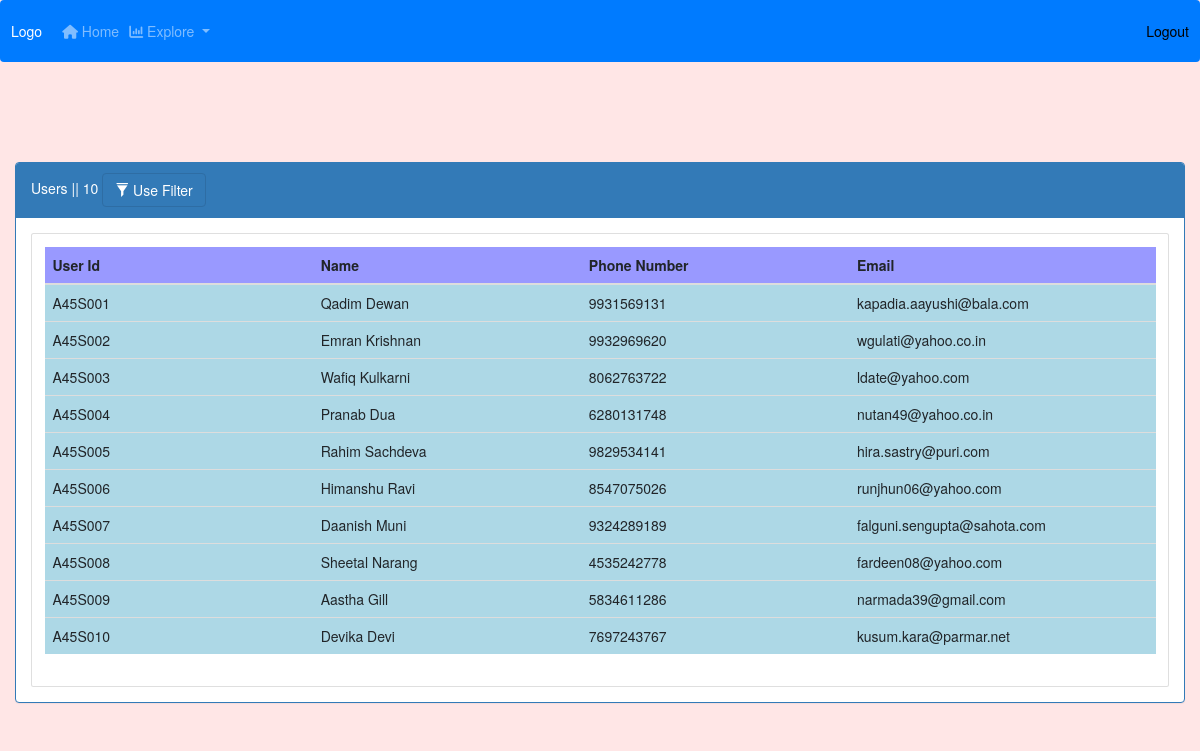
The page /dashboard/users/ (signed in) on the database its author committed.
### assignment/models.py (models this page shows, shortened)
class User(models.Model):
    user_id = models.CharField(max_length=10, unique=True)
    first_name = models.CharField(max_length=25)
    last_name = models.CharField(max_length=25)
    phone = models.BigIntegerField(unique=True, db_index=True)
    email = models.EmailField(max_length=255, db_index=True, null=True, blank=True)

### assignment/decorators.py (the view)
    def wrap(request, *args, **kwargs):
        if request.user.is_superuser:
            return function(request, *args, **kwargs)
        else:
            raise PermissionDenied

### assignment/helper.py (called while the page is built)
def get_user_listing_serialized_data(users):
    user_json = users.values('id', 'first_name', 'last_name', 'user_id', 'phone', 'email')
    for each_user in user_json:
        each_user['user_name'] = each_user['first_name'] + " " + each_user['last_name']
    return list(user_json)

### assignment/views.py (called while the page is built)
@validate_permissions(login_required(login_url='login'), dashboard_admin_request)
def get_user_list_page(request):
    users = User.objects.all()
    my_filter = UserFilter(request.GET, users)
    context = {
        'myFilter': my_filter,
        'users': get_user_listing_serialized_data(my_filter.qs)
    }
    return render(request, 'assignment/get_user_listing_page.html', context)

### templates/assignment/get_user_listing_page.html (shortened to what this page needs)
{% extends 'assignment/main.html' %}
{% load crispy_forms_tags %}
{% block content %}
<br><br><br>
<link rel="stylesheet" href="https://cdn.datatables.net/1.10.22/css/jquery.dataTables.min.css"/>
<br>
<div class="row">
    <div class="col-lg-12">
       <div class="panel panel-primary">
           <div class="panel-heading">Users || {{users|length}}
               <button onclick="return apply_ticket_filter()" class="btn btn-primary">
                    <span class="glyphicon glyphicon-filter"></span> Use Filter</button>
           </div>
           <div class="panel-body">
               <div class="table-responsive">
                   <div class="row">
                       <div class="col-md-12">
                           <div class="card card-body">
                               <table class="table table-sm" id="abcd">
                                   <thead>
                                     <tr id="ab">
                                         <th>User Id</th>
                                         <th>Name</th>
                                         <th>Phone Number</th>
                                         <th>Email</th>
                                     </tr>
                                   </thead>
                                   <tbody>
                                   {% for i in users %}
                                     <tr>
                                         <td style="width: 15%;">{{i.user_id}}</td>
                                         <td style="width: 15%;">{{i.user_name}}</td>
                                         <td style="width: 15%;">{{i.phone}}</td>
                                         <td style="width: 15%;">{{i.email}}</td>
                                     </tr>
                                   {% endfor %}
                                   </tbody>
                               </table>
                           </div>
                       </div>
                   </div>
               </div>
           </div>
       </div>
    </div>
</div>
{% endblock %}

### static/css/main.css (style rules this page uses)
#ab { background: #9999ff; }
#abcd { background:#ADD8E6 ; }

### rows shown on the page
User: user_id "A45S001", user_name "Qadim Dewan", phone "9931569131", email "kapadia.aayushi@bala.com"
User: user_id "A45S002", user_name "Emran Krishnan", phone "9932969620", email "wgulati@yahoo.co.in"
User: user_id "A45S003", user_name "Wafiq Kulkarni", phone "8062763722", email "ldate@yahoo.com"
User: user_id "A45S004", user_name "Pranab Dua", phone "6280131748", email "nutan49@yahoo.co.in"
User: user_id "A45S005", user_name "Rahim Sachdeva", phone "9829534141", email "hira.sastry@puri.com"
User: user_id "A45S006", user_name "Himanshu Ravi", phone "8547075026", email "runjhun06@yahoo.com"
User: user_id "A45S007", user_name "Daanish Muni", phone "9324289189", email "falguni.sengupta@sahota.com"
User: user_id "A45S008", user_name "Sheetal Narang", phone "4535242778", email "fardeen08@yahoo.com"
User: user_id "A45S009", user_name "Aastha Gill", phone "5834611286", email "narmada39@gmail.com"
User: user_id "A45S010", user_name "Devika Devi", phone "7697243767", email "kusum.kara@parmar.net"

### other values the page prints
{{ users|length }} "10"
